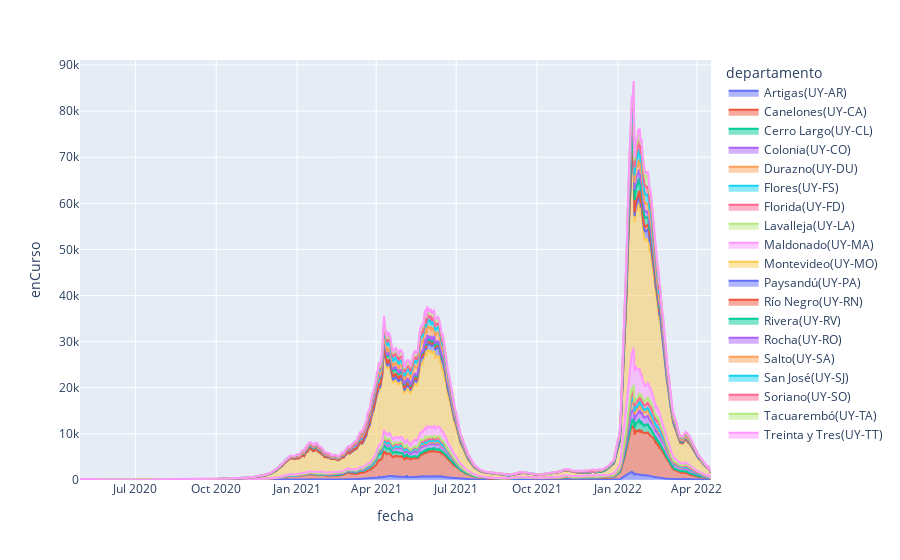

The notebook cell saved with this chart:
### Code cell
deptos.plot(y="enCurso", color="departamento", kind="area")

### Figure 1 — Plotly figure (JSON) as saved in the notebook; plotly's stock layout.template omitted (floating-point values rounded to 4 significant figures; data arrays with more than 128 entries replaced by an {"elided": "..."} marker saying what was removed)
{"data": [{"fillpattern": {"shape": ""}, "hovertemplate": "departamento=Artigas(UY-AR)<br>fecha=%{x}<br>enCurso=%{y}<extra></extra>", "legendgroup": "Artigas(UY-AR)", "line": {"color": "#636efa"}, "marker": {"symbol": "circle"}, "mode": "lines", "name": "Artigas(UY-AR)", "orientation": "v", "showlegend": true, "stackgroup": "1", "type": "scatter", "x": {"elided": "718 str values"}, "xaxis": "x", "y": {"elided": "718 int values"}, "yaxis": "y"}, {"fillpattern": {"shape": ""}, "hovertemplate": "departamento=Canelones(UY-CA)<br>fecha=%{x}<br>enCurso=%{y}<extra></extra>", "legendgroup": "Canelones(UY-CA)", "line": {"color": "#EF553B"}, "marker": {"symbol": "circle"}, "mode": "lines", "name": "Canelones(UY-CA)", "orientation": "v", "showlegend": true, "stackgroup": "1", "type": "scatter", "x": {"elided": "718 str values"}, "xaxis": "x", "y": {"elided": "718 int values"}, "yaxis": "y"}, {"fillpattern": {"shape": ""}, "hovertemplate": "departamento=Cerro Largo(UY-CL)<br>fecha=%{x}<br>enCurso=%{y}<extra></extra>", "legendgroup": "Cerro Largo(UY-CL)", "line": {"color": "#00cc96"}, "marker": {"symbol": "circle"}, "mode": "lines", "name": "Cerro Largo(UY-CL)", "orientation": "v", "showlegend": true, "stackgroup": "1", "type": "scatter", "x": {"elided": "718 str values"}, "xaxis": "x", "y": {"elided": "718 int values"}, "yaxis": "y"}, {"fillpattern": {"shape": ""}, "hovertemplate": "departamento=Colonia(UY-CO)<br>fecha=%{x}<br>enCurso=%{y}<extra></extra>", "legendgroup": "Colonia(UY-CO)", "line": {"color": "#ab63fa"}, "marker": {"symbol": "circle"}, "mode": "lines", "name": "Colonia(UY-CO)", "orientation": "v", "showlegend": true, "stackgroup": "1", "type": "scatter", "x": {"elided": "718 str values"}, "xaxis": "x", "y": {"elided": "718 int values"}, "yaxis": "y"}, {"fillpattern": {"shape": ""}, "hovertemplate": "departamento=Durazno(UY-DU)<br>fecha=%{x}<br>enCurso=%{y}<extra></extra>", "legendgroup": "Durazno(UY-DU)", "line": {"color": "#FFA15A"}, "marker": {"symbol": "circle"}, "mode": "lines", "name": "Durazno(UY-DU)", "orientation": "v", "showlegend": true, "stackgroup": "1", "type": "scatter", "x": {"elided": "718 str values"}, "xaxis": "x", "y": {"elided": "718 int values"}, "yaxis": "y"}, {"fillpattern": {"shape": ""}, "hovertemplate": "departamento=Flores(UY-FS)<br>fecha=%{x}<br>enCurso=%{y}<extra></extra>", "legendgroup": "Flores(UY-FS)", "line": {"color": "#19d3f3"}, "marker": {"symbol": "circle"}, "mode": "lines", "name": "Flores(UY-FS)", "orientation": "v", "showlegend": true, "stackgroup": "1", "type": "scatter", "x": {"elided": "718 str values"}, "xaxis": "x", "y": {"elided": "718 int values"}, "yaxis": "y"}, {"fillpattern": {"shape": ""}, "hovertemplate": "departamento=Florida(UY-FD)<br>fecha=%{x}<br>enCurso=%{y}<extra></extra>", "legendgroup": "Florida(UY-FD)", "line": {"color": "#FF6692"}, "marker": {"symbol": "circle"}, "mode": "lines", "name": "Florida(UY-FD)", "orientation": "v", "showlegend": true, "stackgroup": "1", "type": "scatter", "x": {"elided": "718 str values"}, "xaxis": "x", "y": {"elided": "718 int values"}, "yaxis": "y"}, {"fillpattern": {"shape": ""}, "hovertemplate": "departamento=Lavalleja(UY-LA)<br>fecha=%{x}<br>enCurso=%{y}<extra></extra>", "legendgroup": "Lavalleja(UY-LA)", "line": {"color": "#B6E880"}, "marker": {"symbol": "circle"}, "mode": "lines", "name": "Lavalleja(UY-LA)", "orientation": "v", "showlegend": true, "stackgroup": "1", "type": "scatter", "x": {"elided": "718 str values"}, "xaxis": "x", "y": {"elided": "718 int values"}, "yaxis": "y"}, {"fillpattern": {"shape": ""}, "hovertemplate": "departamento=Maldonado(UY-MA)<br>fecha=%{x}<br>enCurso=%{y}<extra></extra>", "legendgroup": "Maldonado(UY-MA)", "line": {"color": "#FF97FF"}, "marker": {"symbol": "circle"}, "mode": "lines", "name": "Maldonado(UY-MA)", "orientation": "v", "showlegend": true, "stackgroup": "1", "type": "scatter", "x": {"elided": "718 str values"}, "xaxis": "x", "y": {"elided": "718 int values"}, "yaxis": "y"}, {"fillpattern": {"shape": ""}, "hovertemplate": "departamento=Montevideo(UY-MO)<br>fecha=%{x}<br>enCurso=%{y}<extra></extra>", "legendgroup": "Montevideo(UY-MO)", "line": {"color": "#FECB52"}, "marker": {"symbol": "circle"}, "mode": "lines", "name": "Montevideo(UY-MO)", "orientation": "v", "showlegend": true, "stackgroup": "1", "type": "scatter", "x": {"elided": "718 str values"}, "xaxis": "x", "y": {"elided": "718 int values"}, "yaxis": "y"}, {"fillpattern": {"shape": ""}, "hovertemplate": "departamento=Paysandú(UY-PA)<br>fecha=%{x}<br>enCurso=%{y}<extra></extra>", "legendgroup": "Paysandú(UY-PA)", "line": {"color": "#636efa"}, "marker": {"symbol": "circle"}, "mode": "lines", "name": "Paysandú(UY-PA)", "orientation": "v", "showlegend": true, "stackgroup": "1", "type": "scatter", "x": {"elided": "718 str values"}, "xaxis": "x", "y": {"elided": "718 int values"}, "yaxis": "y"}, {"fillpattern": {"shape": ""}, "hovertemplate": "departamento=Río Negro(UY-RN)<br>fecha=%{x}<br>enCurso=%{y}<extra></extra>", "legendgroup": "Río Negro(UY-RN)", "line": {"color": "#EF553B"}, "marker": {"symbol": "circle"}, "mode": "lines", "name": "Río Negro(UY-RN)", "orientation": "v", "showlegend": true, "stackgroup": "1", "type": "scatter", "x": {"elided": "718 str values"}, "xaxis": "x", "y": {"elided": "718 int values"}, "yaxis": "y"}, {"fillpattern": {"shape": ""}, "hovertemplate": "departamento=Rivera(UY-RV)<br>fecha=%{x}<br>enCurso=%{y}<extra></extra>", "legendgroup": "Rivera(UY-RV)", "line": {"color": "#00cc96"}, "marker": {"symbol": "circle"}, "mode": "lines", "name": "Rivera(UY-RV)", "orientation": "v", "showlegend": true, "stackgroup": "1", "type": "scatter", "x": {"elided": "718 str values"}, "xaxis": "x", "y": {"elided": "718 int values"}, "yaxis": "y"}, {"fillpattern": {"shape": ""}, "hovertemplate": "departamento=Rocha(UY-RO)<br>fecha=%{x}<br>enCurso=%{y}<extra></extra>", "legendgroup": "Rocha(UY-RO)", "line": {"color": "#ab63fa"}, "marker": {"symbol": "circle"}, "mode": "lines", "name": "Rocha(UY-RO)", "orientation": "v", "showlegend": true, "stackgroup": "1", "type": "scatter", "x": {"elided": "718 str values"}, "xaxis": "x", "y": {"elided": "718 int values"}, "yaxis": "y"}, {"fillpattern": {"shape": ""}, "hovertemplate": "departamento=Salto(UY-SA)<br>fecha=%{x}<br>enCurso=%{y}<extra></extra>", "legendgroup": "Salto(UY-SA)", "line": {"color": "#FFA15A"}, "marker": {"symbol": "circle"}, "mode": "lines", "name": "Salto(UY-SA)", "orientation": "v", "showlegend": true, "stackgroup": "1", "type": "scatter", "x": {"elided": "718 str values"}, "xaxis": "x", "y": {"elided": "718 int values"}, "yaxis": "y"}, {"fillpattern": {"shape": ""}, "hovertemplate": "departamento=San José(UY-SJ)<br>fecha=%{x}<br>enCurso=%{y}<extra></extra>", "legendgroup": "San José(UY-SJ)", "line": {"color": "#19d3f3"}, "marker": {"symbol": "circle"}, "mode": "lines", "name": "San José(UY-SJ)", "orientation": "v", "showlegend": true, "stackgroup": "1", "type": "scatter", "x": {"elided": "718 str values"}, "xaxis": "x", "y": {"elided": "718 int values"}, "yaxis": "y"}, {"fillpattern": {"shape": ""}, "hovertemplate": "departamento=Soriano(UY-SO)<br>fecha=%{x}<br>enCurso=%{y}<extra></extra>", "legendgroup": "Soriano(UY-SO)", "line": {"color": "#FF6692"}, "marker": {"symbol": "circle"}, "mode": "lines", "name": "Soriano(UY-SO)", "orientation": "v", "showlegend": true, "stackgroup": "1", "type": "scatter", "x": {"elided": "718 str values"}, "xaxis": "x", "y": {"elided": "718 int values"}, "yaxis": "y"}, {"fillpattern": {"shape": ""}, "hovertemplate": "departamento=Tacuarembó(UY-TA)<br>fecha=%{x}<br>enCurso=%{y}<extra></extra>", "legendgroup": "Tacuarembó(UY-TA)", "line": {"color": "#B6E880"}, "marker": {"symbol": "circle"}, "mode": "lines", "name": "Tacuarembó(UY-TA)", "orientation": "v", "showlegend": true, "stackgroup": "1", "type": "scatter", "x": {"elided": "718 str values"}, "xaxis": "x", "y": {"elided": "718 int values"}, "yaxis": "y"}, {"fillpattern": {"shape": ""}, "hovertemplate": "departamento=Treinta y Tres(UY-TT)<br>fecha=%{x}<br>enCurso=%{y}<extra></extra>", "legendgroup": "Treinta y Tres(UY-TT)", "line": {"color": "#FF97FF"}, "marker": {"symbol": "circle"}, "mode": "lines", "name": "Treinta y Tres(UY-TT)", "orientation": "v", "showlegend": true, "stackgroup": "1", "type": "scatter", "x": {"elided": "718 str values"}, "xaxis": "x", "y": {"elided": "718 int values"}, "yaxis": "y"}], "layout": {"legend": {"title": {"text": "departamento"}, "tracegroupgap": 0}, "margin": {"t": 60}, "xaxis": {"anchor": "y", "domain": [0, 1], "title": {"text": "fecha"}}, "yaxis": {"anchor": "x", "domain": [0, 1], "title": {"text": "enCurso"}}}}
